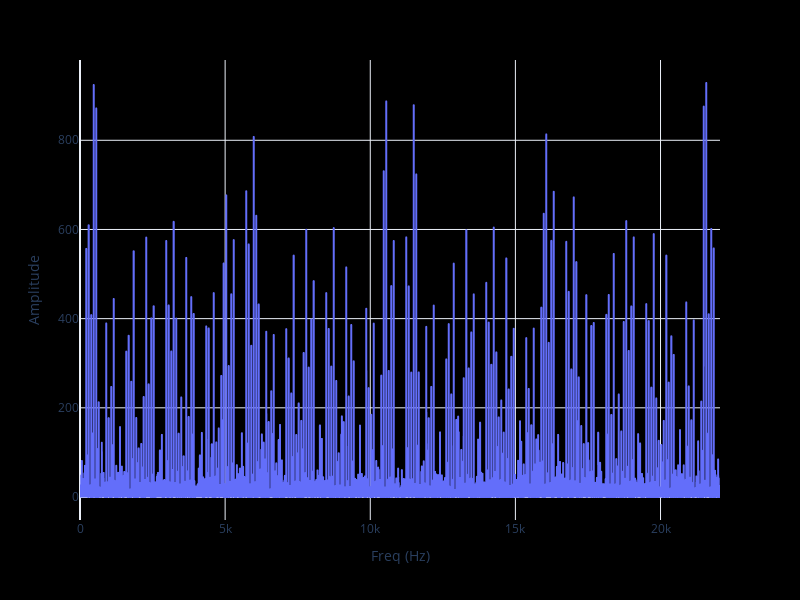

The cell this chart's notebook holds for it:
### Code cell
aud_fft_abs = np.abs(np.fft.fftshift(aud_fft_c))

# Plot FFT
px.line(
    to_freq_dataframe(aud_fft_abs, fs),
    x='freq', y='amplitude',
    labels = dict(amplitude='Amplitude', freq='Freq (Hz)'),
    template='light_plot'
)

### Figure 1 — Plotly figure (JSON) as saved in the notebook; plotly's stock layout.template omitted (floating-point values rounded to 4 significant figures; data arrays with more than 128 entries replaced by an {"elided": "..."} marker saying what was removed)
{"data": [{"hoverlabel": {"namelength": 0}, "hovertemplate": "Freq (Hz)=%{x}<br>Amplitude=%{y}", "legendgroup": "", "line": {"color": "#636efa", "dash": "solid"}, "mode": "lines", "name": "", "showlegend": false, "type": "scattergl", "x": {"elided": "8192 float values"}, "xaxis": "x", "y": {"elided": "8192 float values"}, "yaxis": "y"}], "layout": {"grid": {"xaxes": ["x"], "xgap": 0.1, "xside": "bottom", "yaxes": ["y"], "ygap": 0.1, "yside": "left"}, "height": 600, "legend": {"tracegroupgap": 0}, "margin": {"t": 60}, "width": 800, "xaxis": {"autorange": true, "range": [0, 22050.0], "title": {"text": "Freq (Hz)"}, "type": "linear"}, "yaxis": {"autorange": true, "range": [-51.58, 980.1], "title": {"text": "Amplitude"}, "type": "linear"}}}
